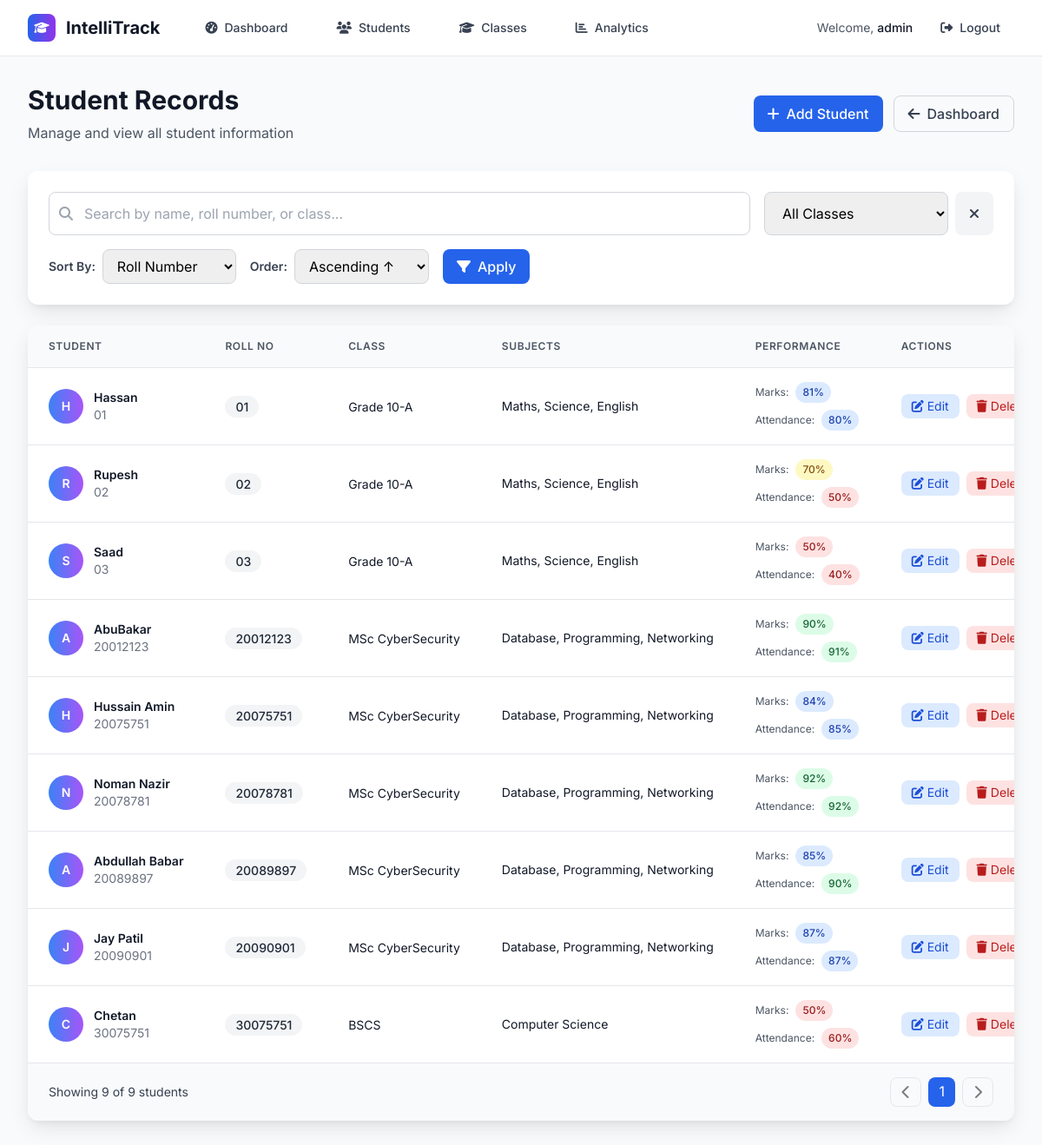
The app's page /view-students (signed in) with its own data.
### tables this page shows
CREATE TABLE students (
            id INTEGER PRIMARY KEY AUTOINCREMENT,
            name TEXT NOT NULL,
            roll_no TEXT UNIQUE NOT NULL,
            class_id INTEGER NOT NULL,
            subjects TEXT NOT NULL,
            marks INTEGER NOT NULL,
            attendance INTEGER NOT NULL,
            FOREIGN KEY (class_id) REFERENCES classes (id)
        );

CREATE TABLE classes (
            id INTEGER PRIMARY KEY AUTOINCREMENT,
            name TEXT UNIQUE NOT NULL,
            description TEXT,
            created_at TIMESTAMP DEFAULT CURRENT_TIMESTAMP
        );

### backend/routes.py (the view)
    @app.route('/view-students')
    @login_required
    def view_students():
        conn = get_db_connection()
        sort_by = request.args.get('sort_by', 'roll_no')  # Default sort by roll_no
        sort_order = request.args.get('sort_order', 'asc')  # Default ascending
        search_term = request.args.get('search', '')  # Search by name or roll_no
        class_filter = request.args.get('class', '')  # Filter by class
        query = '''
            SELECT s.*, c.name as class_name
            FROM students s
            JOIN classes c ON s.class_id = c.id
            WHERE 1=1
        '''
        params = []
        if search_term:
            query += ' AND (s.name LIKE ? OR s.roll_no LIKE ?)'
            search_pattern = f'%{search_term}%'
            params.extend([search_pattern, search_pattern])
        if class_filter:
            query += ' AND c.id = ?'
            params.append(int(class_filter))
        valid_sort_columns = {
            'name': 's.name',
            'roll_no': 's.roll_no',
            'marks': 's.marks',
            'attendance': 's.attendance',
            'class': 'c.name'
        }
        sort_column = valid_sort_columns.get(sort_by, 's.roll_no')
        sort_order = 'ASC' if sort_order.lower() == 'asc' else 'DESC'
        query += f' ORDER BY {sort_column} {sort_order}'
        students = conn.execute(query, params).fetchall()
        classes = conn.execute('SELECT * FROM classes ORDER BY name').fetchall()
        conn.close()
        return render_template('view_students.html',
                             students=students,
                             classes=classes,
                             current_sort=sort_by,
                             current_order=sort_order,
                             current_search=search_term,
                             current_filter=class_filter)

### frontend/templates/view_students.html (shortened to what this page needs)
{% extends "base.html" %}
{% block content %}
<div class="min-h-screen bg-gray-50 py-8">
    <div class="max-w-7xl mx-auto px-4 sm:px-6 lg:px-8">
        <div class="flex flex-col sm:flex-row justify-between items-start sm:items-center mb-8">
            <div class="mb-4 sm:mb-0">
                <h1 class="text-3xl font-bold text-gray-900 mb-2">Student Records</h1>
                <p class="text-gray-600">Manage and view all student information</p>
            </div>
            <div class="flex gap-3">
                <a href="{{ url_for('add_student') }}" class="inline-flex items-center px-4 py-2 bg-blue-600 text-white rounded-lg hover:bg-blue-700 transition-colors font-medium">
                    <i class="fas fa-plus mr-2"></i>Add Student
                </a>
                <a href="{{ url_for('dashboard') }}" class="inline-flex items-center px-4 py-2 border border-gray-300 text-gray-700 rounded-lg hover:bg-gray-50 transition-colors font-medium">
                    <i class="fas fa-arrow-left mr-2"></i>Dashboard
                </a>
            </div>
        </div>
        <div class="card-shadow bg-white rounded-xl p-6 mb-6">
            <div class="flex flex-col sm:flex-row gap-4 mb-4">
                <div class="flex-1">
                    <div class="relative">
                        <i class="fas fa-search absolute left-3 top-1/2 transform -translate-y-1/2 text-gray-400"></i>
                        <input
                            type="text"
                            id="searchInput"
                            placeholder="Search by name, roll number, or class..."
                            value="{{ current_search }}"
                            class="w-full pl-10 pr-4 py-3 border border-gray-300 rounded-lg focus:ring-2 focus:ring-blue-500 focus:border-blue-500 outline-none"
                        >
                    </div>
                </div>
                <div class="flex gap-2">
                    <select id="classFilter" class="px-4 py-3 border border-gray-300 rounded-lg focus:ring-2 focus:ring-blue-500 focus:border-blue-500 outline-none">
                        <option value="">All Classes</option>
                    </select>
                    <button onclick="clearFilters()" class="px-4 py-3 bg-gray-100 text-gray-700 rounded-lg hover:bg-gray-200 transition-colors">
                        <i class="fas fa-times"></i>
                    </button>
                </div>
            </div>
            <div class="flex flex-col sm:flex-row gap-4">
                <div class="flex items-center gap-2">
                    <label class="text-sm font-semibold text-gray-700">Sort By:</label>
                    <select id="sortBy" class="px-3 py-2 border border-gray-300 rounded-lg focus:ring-2 focus:ring-blue-500 focus:border-blue-500 outline-none">
                        <option value="roll_no" {% if current_sort == 'roll_no' %}selected{% endif %}>Roll Number</option>
                    </select>
                </div>
                <div class="flex items-center gap-2">
                    <label class="text-sm font-semibold text-gray-700">Order:</label>
                    <select id="sortOrder" class="px-3 py-2 border border-gray-300 rounded-lg focus:ring-2 focus:ring-blue-500 focus:border-blue-500 outline-none">
                        <option value="asc" {% if current_order == 'ASC' or current_order == 'asc' %}selected{% endif %}>Ascending ↑</option>
                    </select>
                </div>
                <button onclick="applySortAndFilter()" class="px-4 py-2 bg-blue-600 text-white rounded-lg hover:bg-blue-700 transition-colors font-medium">
                    <i class="fas fa-filter mr-2"></i>Apply
                </button>
            </div>
        </div>
        <div class="card-shadow bg-white rounded-xl overflow-hidden">
            {% if students %}
            <div class="overflow-x-auto">
                <table class="w-full">
                    <thead class="bg-gray-50 border-b border-gray-200">
                        <tr>
                            <th class="px-6 py-4 text-left text-xs font-semibold text-gray-600 uppercase tracking-wider">Student</th>
                            <th class="px-6 py-4 text-left text-xs font-semibold text-gray-600 uppercase tracking-wider">Roll No</th>
                            <th class="px-6 py-4 text-left text-xs font-semibold text-gray-600 uppercase tracking-wider">Class</th>
                            <th class="px-6 py-4 text-left text-xs font-semibold text-gray-600 uppercase tracking-wider">Subjects</th>
                            <th class="px-6 py-4 text-left text-xs font-semibold text-gray-600 uppercase tracking-wider">Performance</th>
                            <th class="px-6 py-4 text-left text-xs font-semibold text-gray-600 uppercase tracking-wider">Actions</th>
                        </tr>
                    </thead>
                    <tbody class="divide-y divide-gray-200" id="studentsTableBody">
                        {% for student in students %}
                        <tr class="hover:bg-gray-50 transition-colors student-row" data-class="{{ student.class }}" data-name="{{ student.name|lower }}" data-roll="{{ student.roll_no|lower }}">
                            <td class="px-6 py-4 whitespace-nowrap">
                                <div class="flex items-center">
                                    <div class="w-10 h-10 bg-gradient-to-r from-blue-500 to-purple-500 rounded-full flex items-center justify-center mr-3">
                                        <span class="text-white font-semibold text-sm">{{ student.name[0]|upper }}</span>
                                    </div>
                                    <div>
                                        <div class="text-sm font-semibold text-gray-900">{{ student.name }}</div>
                                        <div class="text-sm text-gray-500">{{ student.roll_no }}</div>
                                    </div>
                                </div>
                            </td>
                            <td class="px-6 py-4 whitespace-nowrap">
                                <span class="px-3 py-1 bg-gray-100 text-gray-800 rounded-full text-sm font-medium">{{ student.roll_no }}</span>
                            </td>
                            <td class="px-6 py-4 whitespace-nowrap">
                                <span class="text-sm text-gray-900">{{ student.class_name }}</span>
                            </td>
                            <td class="px-6 py-4">
                                <div class="text-sm text-gray-900 max-w-xs truncate" title="{{ student.subjects }}">{{ student.subjects }}</div>
                            </td>
                            <td class="px-6 py-4 whitespace-nowrap">
                                <div class="space-y-2">
                                    <div class="flex items-center">
                                        <span class="text-xs text-gray-600 mr-2">Marks:</span>
                                        <span class="px-2 py-1 inline-flex text-xs font-medium rounded-full
                                            {% if student.marks >= 90 %}bg-green-100 text-green-800
                                            {% elif student.marks >= 80 %}bg-blue-100 text-blue-800
                                            {% elif student.marks >= 70 %}bg-yellow-100 text-yellow-800
                                            {% elif student.marks >= 60 %}bg-orange-100 text-orange-800
                                            {% else %}bg-red-100 text-red-800{% endif %}">
                                            {{ student.marks }}%
                                        </span>
                                    </div>
                                    <div class="flex items-center">
                                        <span class="text-xs text-gray-600 mr-2">Attendance:</span>
                                        <span class="px-2 py-1 inline-flex text-xs font-medium rounded-full
                                            {% if student.attendance >= 90 %}bg-green-100 text-green-800
                                            {% elif student.attendance >= 80 %}bg-blue-100 text-blue-800
                                            {% elif student.attendance >= 70 %}bg-yellow-100 text-yellow-800
                                            {% else %}bg-red-100 text-red-800{% endif %}">
                                            {{ student.attendance }}%
                                        </span>
                                    </div>
                                </div>
                            </td>
                            <td class="px-6 py-4 whitespace-nowrap text-sm">
                                <div class="flex gap-2">
                                    <a href="{{ url_for('edit_student', id=student.id) }}"
                                       class="inline-flex items-center px-3 py-1 bg-blue-100 text-blue-700 rounded-lg hover:bg-blue-200 transition-colors">
                                        <i class="fas fa-edit mr-1"></i>Edit
                                    </a>
                                    <button onclick="confirmDelete({{ student.id }}, '{{ student.name }}')"
                                       class="inline-flex items-center px-3 py-1 bg-red-100 text-red-700 rounded-lg hover:bg-red-200 transition-colors">
                                        <i class="fas fa-trash mr-1"></i>Delete
                                    </button>
                                </div>
                            </td>
                        </tr>
                        {% endfor %}
                    </tbody>
                </table>
            </div>
            <div class="bg-gray-50 px-6 py-4 border-t border-gray-200">
                <div class="flex items-center justify-between">
                    <div class="text-sm text-gray-700">
                        Showing <span id="showingCount">{{ students|length }}</span> of <span id="totalCount">{{ students|length }}</span> students
                    </div>
                    <div class="flex gap-2">
                        <button id="prevBtn" class="px-3 py-1 border border-gray-300 rounded-lg hover:bg-gray-50 disabled:opacity-50 disabled:cursor-not-allowed" disabled>
                            <i class="fas fa-chevron-left"></i>
                        </button>
                        <span class="px-3 py-1 bg-blue-600 text-white rounded-lg">1</span>
                        <button id="nextBtn" class="px-3 py-1 border border-gray-300 rounded-lg hover:bg-gray-50 disabled:opacity-50 disabled:cursor-not-allowed" disabled>
                            <i class="fas fa-chevron-right"></i>
                        </button>
                    </div>
                </div>
            </div>
            {% endif %}
        </div>
    </div>
</div>
{% endblock %}

### frontend/templates/base.html (shortened to what this page needs)
<!DOCTYPE html>
<html lang="en">
<head>
    <script src="https://cdn.tailwindcss.com"></script>
    <link rel="stylesheet" href="https://cdnjs.cloudflare.com/ajax/libs/font-awesome/6.4.0/css/all.min.css">
</head>
<body class="bg-gray-50 min-h-screen">
    {% if session.logged_in %}
    <nav class="bg-white shadow-lg border-b border-gray-200">
        <div class="max-w-7xl mx-auto px-4 sm:px-6 lg:px-8">
            <div class="flex justify-between h-16">
                <div class="flex items-center">
                    <div class="flex-shrink-0 flex items-center">
                        <a href="{{ url_for('dashboard') }}" class="text-decoration-none flex items-center">
                            <div class="w-8 h-8 bg-gradient-to-r from-blue-600 to-purple-600 rounded-lg flex items-center justify-center mr-3">
                                <i class="fas fa-graduation-cap text-white text-sm"></i>
                            </div>
                            <h1 class="text-xl font-bold text-gray-900">IntelliTrack</h1>
                        </a>
                    </div>
                    <div class="hidden md:flex ml-10 space-x-8">
                        <a href="{{ url_for('dashboard') }}" class="nav-link px-3 py-2 text-sm font-medium text-gray-700 hover:text-blue-600 hover:bg-blue-50 rounded-lg transition duration-200">
                            <i class="fas fa-tachometer-alt mr-2"></i>Dashboard
                        </a>
                        <a href="{{ url_for('view_students') }}" class="nav-link px-3 py-2 text-sm font-medium text-gray-700 hover:text-blue-600 hover:bg-blue-50 rounded-lg transition duration-200">
                            <i class="fas fa-users mr-2"></i>Students
                        </a>
                        <a href="{{ url_for('view_classes') }}" class="nav-link px-3 py-2 text-sm font-medium text-gray-700 hover:text-blue-600 hover:bg-blue-50 rounded-lg transition duration-200">
                            <i class="fas fa-graduation-cap mr-2"></i>Classes
                        </a>
                        <a href="{{ url_for('analytics') }}" class="nav-link px-3 py-2 text-sm font-medium text-gray-700 hover:text-blue-600 hover:bg-blue-50 rounded-lg transition duration-200">
                            <i class="fas fa-chart-bar mr-2"></i>Analytics
                        </a>
                    </div>
                </div>
                <div class="flex items-center space-x-4">
                    <span class="text-sm text-gray-600">Welcome, <span class="font-medium text-gray-900">{{ session.username }}</span></span>
                    <a href="{{ url_for('logout') }}" class="nav-link px-4 py-2 text-sm font-medium text-gray-700 hover:text-red-600 hover:bg-red-50 rounded-lg transition duration-200">
                        <i class="fas fa-sign-out-alt mr-2"></i>Logout
                    </a>
                </div>
            </div>
        </div>
    </nav>
    {% endif %}
    <div class="relative">
        {% block content %}{% endblock %}
    </div>
</body>
</html>

### records on screen
students: name "H", name "Hassan", roll_no "01", class_name "Grade 10-A", subjects "Maths, Science, English", marks "81", attendance "80"
students: name "R", name "Rupesh", roll_no "02", class_name "Grade 10-A", subjects "Maths, Science, English", marks "70", attendance "50"
students: name "S", name "Saad", roll_no "03", class_name "Grade 10-A", subjects "Maths, Science, English", marks "50", attendance "40"
students: name "A", name "AbuBakar", roll_no "20012123", class_name "MSc CyberSecurity", subjects "Database, Programming, Networking", marks "90", attendance "91"
students: name "H", name "Hussain Amin", roll_no "20075751", class_name "MSc CyberSecurity", subjects "Database, Programming, Networking", marks "84", attendance "85"
students: name "N", name "Noman Nazir", roll_no "20078781", class_name "MSc CyberSecurity", subjects "Database, Programming, Networking", marks "92", attendance "92"
students: name "A", name "Abdullah Babar", roll_no "20089897", class_name "MSc CyberSecurity", subjects "Database, Programming, Networking", marks "85", attendance "90"
students: name "J", name "Jay Patil", roll_no "20090901", class_name "MSc CyberSecurity", subjects "Database, Programming, Networking", marks "87", attendance "87"
students: name "C", name "Chetan", roll_no "30075751", class_name "BSCS", subjects "Computer Science", marks "50", attendance "60"

### other values on screen
{{ session.username }} "admin"
{{ students|length }} "9"
